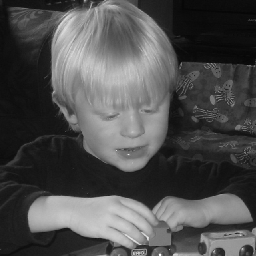
#> input picture sample_Images/engineer.tif, 256 x 256 px
$ python 4_3_equalize_hist.py
#> lines starting #> are read from the running program, lines starting #| are printed output that depends on the picture
from skimage import io
import matplotlib.pyplot as plt
import numpy as np
import skimage.exposure as ex


# 평활화는 누적 히스토그램을 스트래칭함


plt.figure(figsize=(10, 6))

plt.subplot(2, 5, (1, 2))
img = io.imread('sample_Images/engineer.tif')
#> img is the input picture: shape (256, 256); min 6, max 252, mean 78.5
img = np.ubyte(img/4)
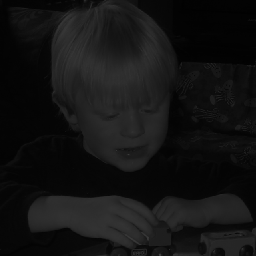
#> img: shape (256, 256); min 1, max 63, mean 19.3
plt.title('original/4')
io.imshow(img)

plt.subplot(2, 5, (3, 5))
plt.hist(img.flatten(), bins=256, range=(0, 255))

plt.subplot(2, 5, (6, 7))
plt.title('equlization')
st = ex.equalize_hist(img)  # 0~1 float
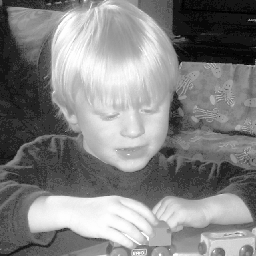
#> st: shape (256, 256) float64; min 0.00211, max 1, mean 0.517
io.imshow(st)

plt.subplot(2, 5, (8, 10))
plt.hist(st.flatten(), bins=256, range=(0, 1))

plt.tight_layout()
io.show()
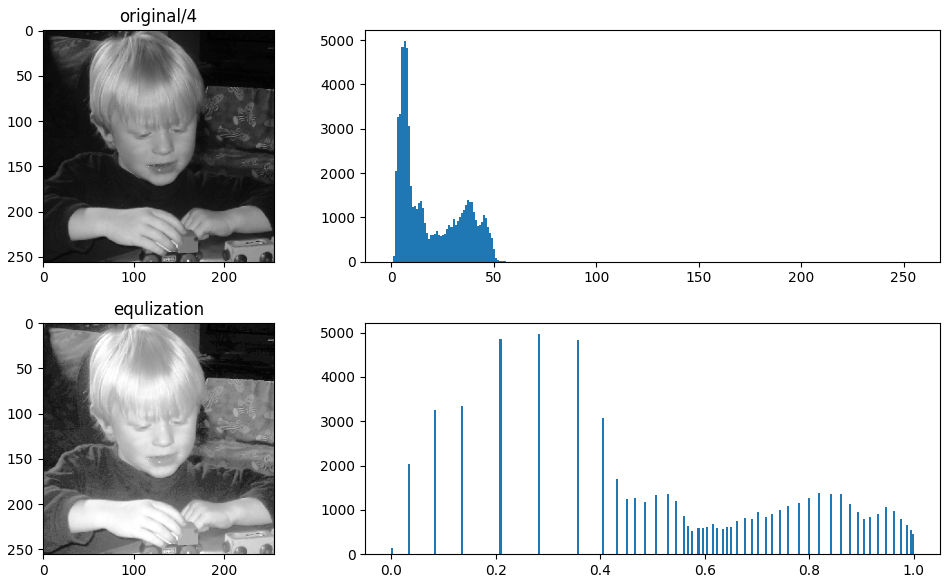
#> figure drawn by matplotlib, 4 panels; panel 2: tallest bar 4972 high, from x = 5.98 to 6.97; panel 4: tallest bar 4972 high, from x = 0.281 to 0.285

$ run again, with sample_Images/bacteria.tif copied over sample_Images/engineer.tif
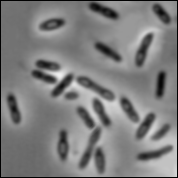
#> input picture sample_Images/bacteria.tif, 178 x 178 px
#> img is the input picture: shape (178, 178); min 0, max 239, mean 125.8
#> `st = ex.equalize_hist(img)`:
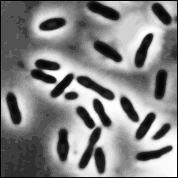
#> st: shape (178, 178) float64; min 0.0223, max 1, mean 0.521
#> `io.show()`:
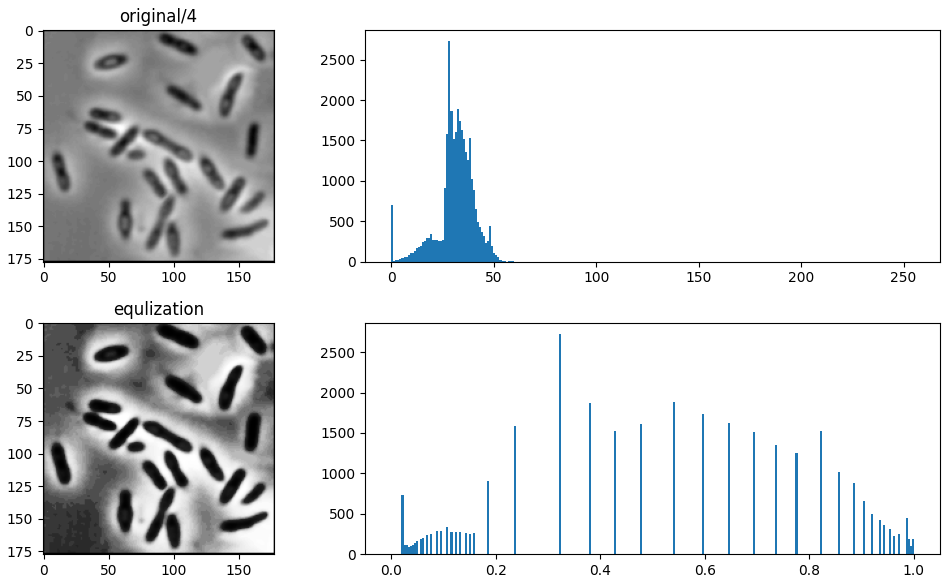
#> figure drawn by matplotlib, 4 panels; panel 2: tallest bar 2726 high, from x = 27.89 to 28.89; panel 4: tallest bar 2726 high, from x = 0.32 to 0.324

$ run again, with sample_Images/blocks.tif copied over sample_Images/engineer.tif
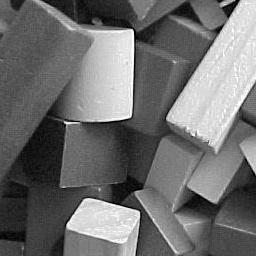
#> input picture sample_Images/blocks.tif, 256 x 256 px
#> img is the input picture: shape (256, 256); min 0, max 255, mean 110.3
#> `img = np.ubyte(img/4)`:
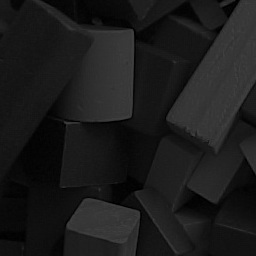
#> img: shape (256, 256); min 0, max 63, mean 27.2
#> `io.show()`:
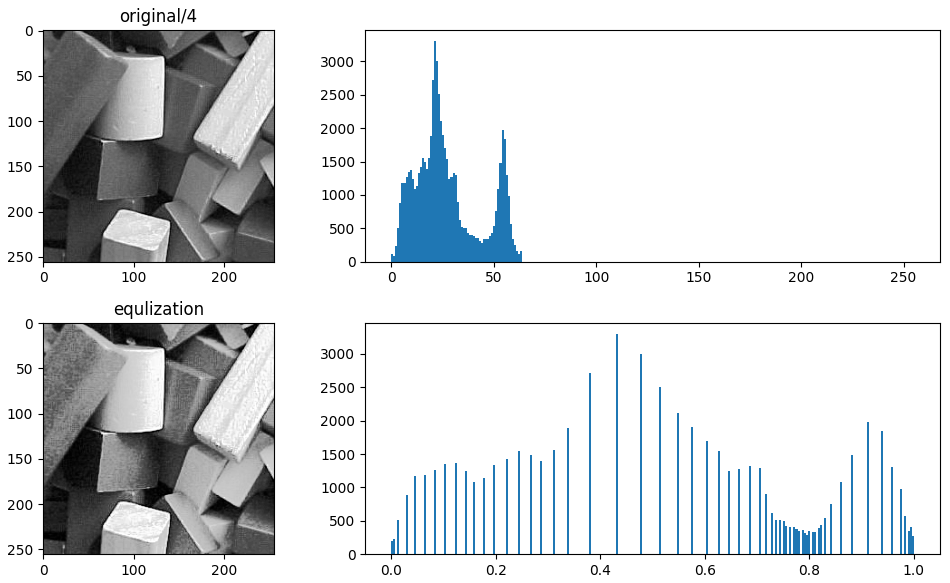
#> figure drawn by matplotlib, 4 panels; panel 2: tallest bar 3298 high, from x = 20.92 to 21.91; panel 4: tallest bar 3298 high, from x = 0.43 to 0.434
